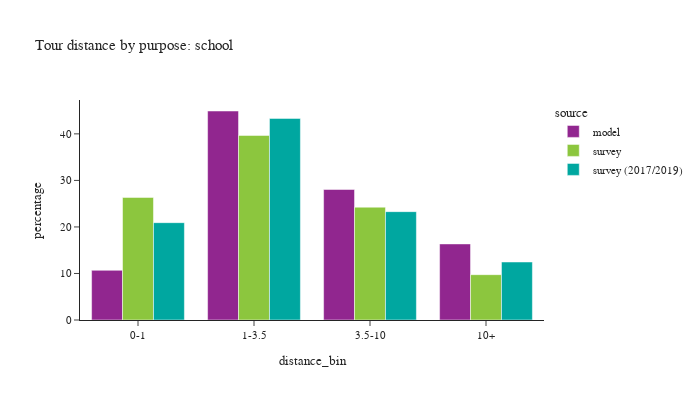

Notebook cell for this chart:
### Code cell
plot_bins(tour, tour['pdpurp'] == 2, 'school')

### Figure 1 — Plotly figure (JSON) as saved in the notebook; plotly's stock layout.template omitted (floating-point values rounded to 4 significant figures)
{"data": [{"alignmentgroup": "True", "customdata": [[13944], [58648], [36629], [21352]], "hovertemplate": "source=model<br>distance_bin=%{x}<br>percentage=%{y}<br>sample count=%{customdata[0]}<extra></extra>", "legendgroup": "model", "marker": {"color": "#91268F", "pattern": {"shape": ""}}, "name": "model", "offsetgroup": "model", "orientation": "v", "showlegend": true, "textposition": "auto", "type": "bar", "x": ["0-1", "1-3.5", "3.5-10", "10+"], "xaxis": "x", "y": [10.68, 44.92, 28.05, 16.35], "yaxis": "y"}, {"alignmentgroup": "True", "customdata": [[159], [283], [151], [59]], "hovertemplate": "source=survey<br>distance_bin=%{x}<br>percentage=%{y}<br>sample count=%{customdata[0]}<extra></extra>", "legendgroup": "survey", "marker": {"color": "#8CC63E", "pattern": {"shape": ""}}, "name": "survey", "offsetgroup": "survey", "orientation": "v", "showlegend": true, "textposition": "auto", "type": "bar", "x": ["0-1", "1-3.5", "3.5-10", "10+"], "xaxis": "x", "y": [26.34, 39.67, 24.25, 9.745], "yaxis": "y"}, {"alignmentgroup": "True", "customdata": [[389], [805], [360], [93]], "hovertemplate": "source=survey (2017/2019)<br>distance_bin=%{x}<br>percentage=%{y}<br>sample count=%{customdata[0]}<extra></extra>", "legendgroup": "survey (2017/2019)", "marker": {"color": "#00A7A0", "pattern": {"shape": ""}}, "name": "survey (2017/2019)", "offsetgroup": "survey (2017/2019)", "orientation": "v", "showlegend": true, "textposition": "auto", "type": "bar", "x": ["0-1", "1-3.5", "3.5-10", "10+"], "xaxis": "x", "y": [20.92, 43.33, 23.29, 12.47], "yaxis": "y"}], "layout": {"barmode": "group", "font": {"size": 11}, "height": 400, "legend": {"title": {"text": "source"}, "tracegroupgap": 0}, "title": {"text": "Tour distance by purpose: school"}, "width": 700, "xaxis": {"anchor": "y", "domain": [0, 1], "title": {"text": "distance_bin"}}, "yaxis": {"anchor": "x", "domain": [0, 1], "title": {"text": "percentage"}}}}
